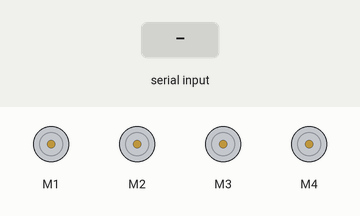
This sketch was run on a simulated Arduino Uno, built with avr-gcc and run on an emulated ATmega328P. Parts: 4 × DC motor (green arrow = forward, orange = backward, longer = faster). The inputs (shaded band) are chosen by the test bench.

Above: at 1.2 s.
1.3 s: "F" received over Serial
At 2.5 s:
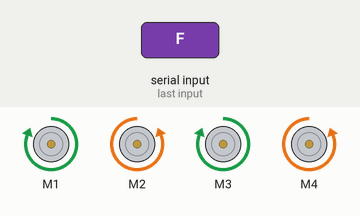
2.8 s: "B" received over Serial
At 3.6 s:
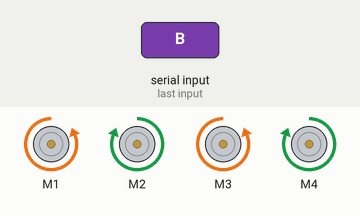
4.3 s: "L" received over Serial
At 4.8 s:
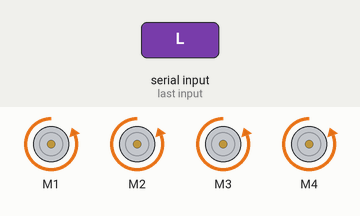
5.8 s: "R" received over Serial
At 7.0 s:
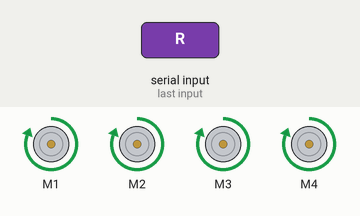
7.3 s: "I" received over Serial
At 8.3 s:
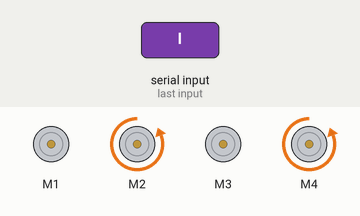
8.8 s: "J" received over Serial
At 9.4 s:
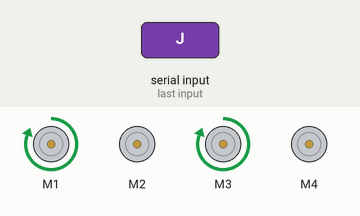
Timing chart, 0 to 11.3 s (numbered marks = the images above; inputs shaded):
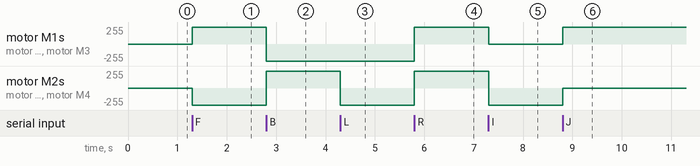

The sketch:

Arduino_Mecanum_Wheels_Bluetooth_control_car.ino
```cpp
#include <AFMotor.h>

//initial motors pin
AF_DCMotor motor1(1, MOTOR12_1KHZ);
AF_DCMotor motor2(2, MOTOR12_1KHZ);
AF_DCMotor motor3(3, MOTOR34_1KHZ);
AF_DCMotor motor4(4, MOTOR34_1KHZ);

int val;
int Speeed = 255; // Change this value between 0 to 255 for speed

void setup()
{
  Serial.begin(9600);  //Set the baud rate to your Bluetooth module.
}
void loop(){
  if(Serial.available() > 0){
    val = Serial.read();

    Stop(); //initialize with motors stoped

          if (val == 'F'){
          forward();
          }

          if (val == 'B'){
          back();
          }

          if (val == 'L'){
          left();
          }

          if (val == 'R'){
          right();
          }
          if (val == 'I'){
          topright();
          }

          if (val == 'J'){
          topleft();
          }

          if (val == 'K'){
          bottomright();
          }

          if (val == 'M'){
          bottomleft();
          }
          if (val == 'T'){
          Stop();
          }
  }
}


  /*
    Motor1= Top Left
    Motor2= Bottom Left
    Motor3= Bottom Right
    Motor4= Top Right

    Motor1, Motor4 are forward 2 Motors
    Motor2, Motor3 are backward 2 Motors

    If any of your motor is not rotating in right direction
    then please check the Wire connections.

    If you connect the Motor points as same I showed
    in the Schematics then this code is enough
    to run your car.

  */


void forward()
{
  motor1.setSpeed(Speeed);
  motor1.run(FORWARD);
  motor2.setSpeed(Speeed);
  motor2.run(BACKWARD);
  motor3.setSpeed(Speeed);
  motor3.run(FORWARD);
  motor4.setSpeed(Speeed);
  motor4.run(BACKWARD);
}

void back()
{
  motor1.setSpeed(Speeed);
  motor1.run(BACKWARD);
  motor2.setSpeed(Speeed);
  motor2.run(FORWARD);
  motor3.setSpeed(Speeed);
  motor3.run(BACKWARD);
  motor4.setSpeed(Speeed);
  motor4.run(FORWARD);
}

void left()
{

  motor1.setSpeed(Speeed);
  motor1.run(BACKWARD);
  motor2.setSpeed(Speeed);
  motor2.run(BACKWARD);
  motor3.setSpeed(Speeed);
  motor3.run(BACKWARD);
  motor4.setSpeed(Speeed);
  motor4.run(BACKWARD);


}

void right()
{

  motor1.setSpeed(Speeed);
  motor1.run(FORWARD);
  motor2.setSpeed(Speeed);
  motor2.run(FORWARD);
  motor3.setSpeed(Speeed);
  motor3.run(FORWARD);
  motor4.setSpeed(Speeed);
  motor4.run(FORWARD);

}

void topleft(){

  motor1.setSpeed(Speeed);
  motor1.run(FORWARD);
//  motor2.setSpeed(Speeed/3.1);
//  motor2.run(FORWARD);
  motor3.setSpeed(Speeed);
  motor3.run(FORWARD);
//  motor4.setSpeed(Speeed);
//  motor4.run(FORWARD);

}

void topright()
{

//  motor1.setSpeed(Speeed);
//  motor1.run(FORWARD);
  motor2.setSpeed(Speeed);
  motor2.run(BACKWARD);
//  motor3.setSpeed(Speeed/3.1);
//  motor3.run(FORWARD);
  motor4.setSpeed(Speeed);
  motor4.run(BACKWARD);

}

void bottomleft()
{

//  motor1.setSpeed(Speeed);
//  motor1.run(FORWARD);
  motor2.setSpeed(Speeed);
  motor2.run(FORWARD);
//  motor3.setSpeed(Speeed/3.1);
//  motor3.run(FORWARD);
  motor4.setSpeed(Speeed);
  motor4.run(FORWARD);


}

void bottomright()
{


  motor1.setSpeed(Speeed);
  motor1.run(BACKWARD);
//  motor2.setSpeed(Speeed/3.1);
//  motor2.run(FORWARD);
  motor3.setSpeed(Speeed);
  motor3.run(BACKWARD);
//  motor4.setSpeed(Speeed);
//  motor4.run(FORWARD);


}


void Stop()
{
  motor1.setSpeed(0);
  motor1.run(RELEASE); //stop the motor when release the button
  motor2.setSpeed(0);
  motor2.run(RELEASE);
  motor3.setSpeed(0);
  motor3.run(RELEASE);
  motor4.setSpeed(0);
  motor4.run(RELEASE);
}
```

Measured:
- after the input at 1.3 s, motor M1, motor M3: stopped → forward 255/255 at once; motor M2, motor M4: stopped → backward 255/255 at once
- after the input at 2.8 s, motor M1, motor M3: forward 255/255 → backward 255/255 at once; motor M2, motor M4: backward 255/255 → forward 255/255 at once
- after the input at 4.3 s, motor M2, motor M4: forward 255/255 → backward 255/255 at once
- after the input at 5.8 s, motor M1–4: backward 255/255 → forward 255/255 at once
- after the input at 7.3 s, motor M1, motor M3: forward 255/255 → stopped at once; motor M2, motor M4: forward 255/255 → backward 255/255 at once
- after the input at 8.8 s, motor M1, motor M3: stopped → forward 255/255 at once; motor M2, motor M4: backward 255/255 → stopped at once
